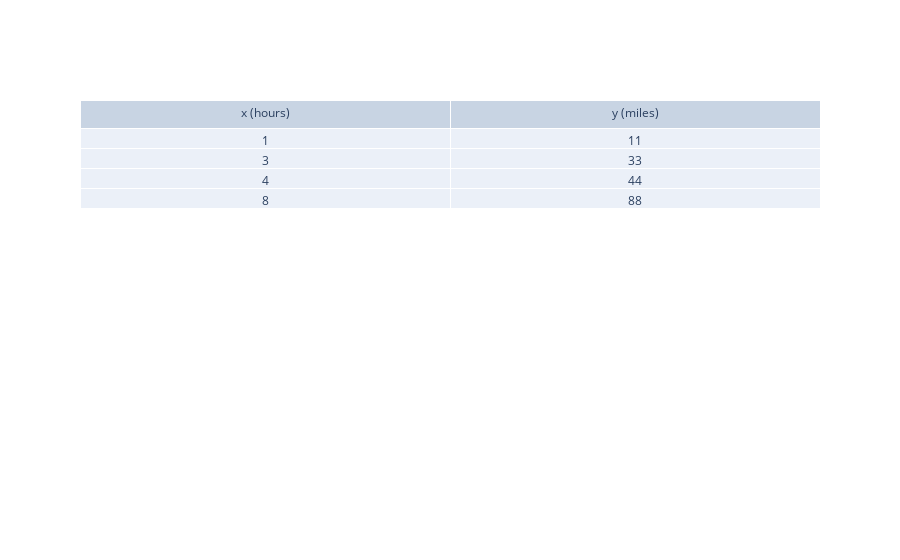

The notebook cell this image was saved under:
### Markdown cell above
# Tables and object-oriented programming
In coding, objects are used to save functions and their data for processing.
We can create an object using a <tt>constructor</tt>.

Here we create a table object to store information using:
```
Squirrel = table()
```
We can then store data using:
```
Squirrel.column_labels = ["x (hours)", "y (miles)"]
time_values     = [1, 3, 4, 8]
distance_values = [11, 33, 44, 88]
Squirrel.data_values = [time_values, distance_values]
```
We can see what we stored using <tt>print()</tt>.

However, a nicer way to see the values is to use <tt>plotTable():</tt>
```
Squirrel.plotTable()
```

## Assignment: Modify the table for each animal
Study the code below.<br>
Modify the code below to enter the tables for the Elephant, Tortoise, and the Koala.

### Code cell
# Create a table for the Squirrel's time and distance
Squirrel = table()

# Set diego table column lables and data
Squirrel.column_labels = ["x (hours)", "y (miles)"]
time_values     = [1, 3, 4, 8]
distance_values = [11, 33, 44, 88]
Squirrel.data_values = [time_values, distance_values]

# print the values that we saved
print("Squirrel table column_labels = ", Squirrel.column_labels)
print("Squirrel table data_values   = ", Squirrel.data_values)

# Nice way to plot table:
Squirrel.plotTable()

### Figure 1 — Plotly figure (JSON) as saved in the notebook; plotly's stock layout.template omitted (floating-point values rounded to 4 significant figures)
{"data": [{"cells": {"values": [[1, 3, 4, 8], [11, 33, 44, 88]]}, "header": {"values": ["x (hours)", "y (miles)"]}, "type": "table"}], "layout": {"autosize": false}}
